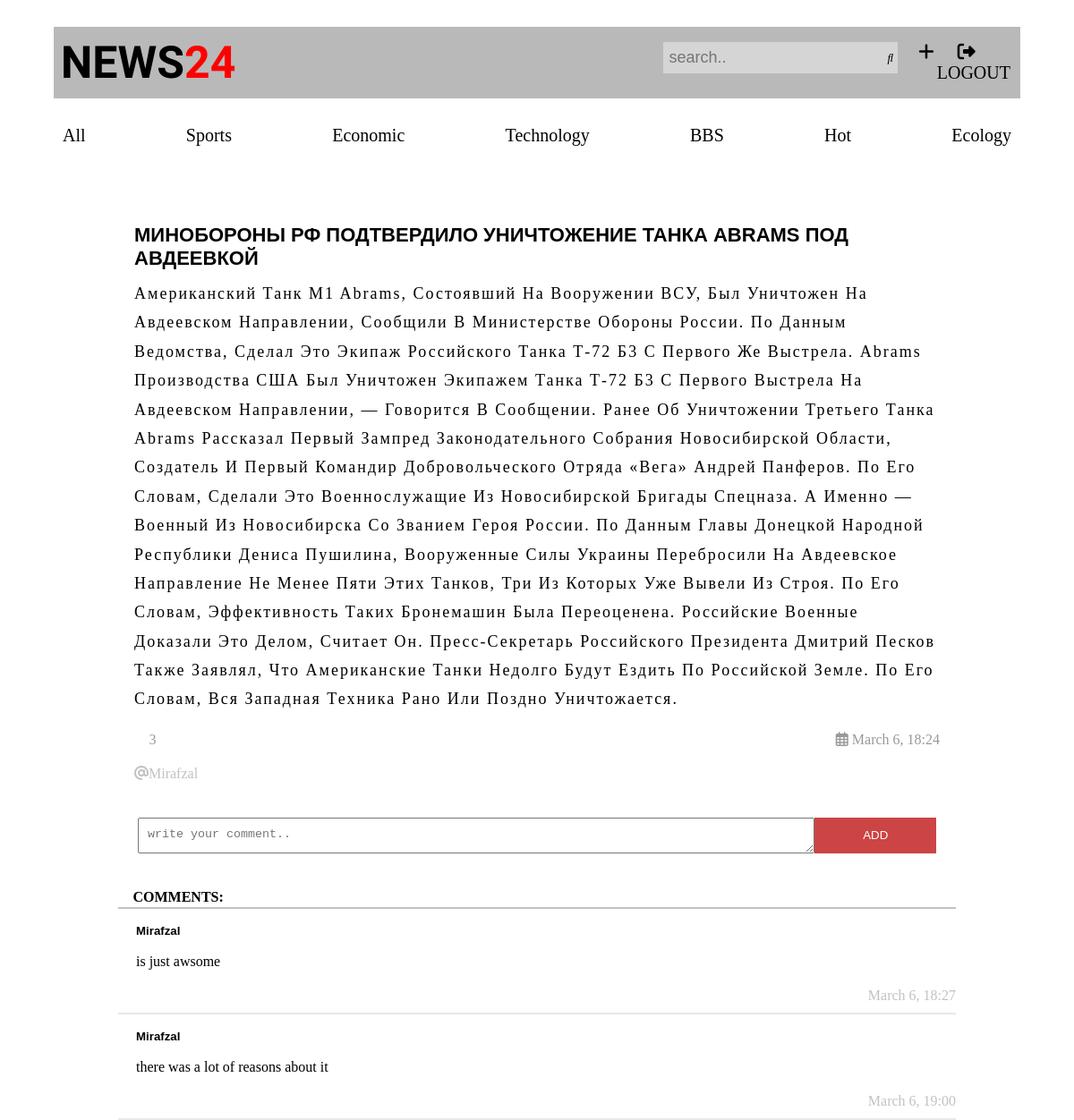
Screenshot of /7/ (signed in) with the database file from the repository.
### news/models.py (models this page shows, shortened)
class News(models.Model):
    class Status(models.TextChoices):
        DRAFT = 'DF', 'Draft',
        PUBLISHED = 'PB', 'Published'
    title = models.CharField(max_length=250)
    slug = models.SlugField(max_length=250, unique_for_date='publish')
    body = models.TextField()
    view =models.PositiveIntegerField(default=0)
    publish = models.DateTimeField(default=timezone.now)
    created_at = models.DateTimeField(auto_now_add=True)
    updated_at = models.DateTimeField(auto_now=True)
    status = models.CharField(max_length=2, choices=Status.choices, default=Status.DRAFT)
    author = models.ForeignKey(User, on_delete=models.CASCADE, related_name='new_posts')
    objects = models.Manager()
    published = PublishedManager()
    class Meta:
        ordering = ['-publish']
        indexes = [
            models.Index(fields=['-publish'])
        ]
    def increase_view(self):
        self.view += 1
        self.save()

class Comment(models.Model):
    author = models.ForeignKey(User, on_delete=models.CASCADE)
    name = models.CharField(max_length=250, blank=True)
    content = models.TextField()
    post = models.ForeignKey(News, on_delete=models.CASCADE, related_name='comments')
    created_at = models.DateTimeField(auto_now_add=True)
    class Meta:
        ordering = ['created_at']
        indexes = [
            models.Index(fields=['created_at'])
        ]

### news/views.py (the view)
# urls.py: path('<int:id>/', views.news_detail, name='news_detail'),
def news_detail(request, id):
    news = get_object_or_404(News, id=id, status=News.Status.PUBLISHED)
    viewed_news = set(request.session.get('viewed_news', []))
    if id not in viewed_news:
        news.increase_view()  # Это метод, который вы должны добавить в вашу модель News
        viewed_news.add(id)
        request.session['viewed_news'] = list(viewed_news)
    news = get_object_or_404(News, id=id, status=News.Status.PUBLISHED)
    return render(request, 'news/news_detail.html', {'news_detail': news})

### news/templates/news/news_detail.html (shortened to what this page needs)
{% extends 'base.html' %}
{% block body %}
    <div class="container">
        <div class="title-nw">
            <h4>{{ news_detail.title }}</h4>
        </div>
        <div class="news-body">
            <p>{{ news_detail.body }}</p>
        </div>
        <div class="author-dt">
            <p><i class="fa-duotone fa-eye"></i> {{ news_detail.view }}</p>
            <p><i class="fa-sharp fa-regular fa-calendar-days"></i> {{ news_detail.created_at|date:"F j, H:i" }}</p>
        </div>
        <p style="color: #9999; text-transform: capitalize; margin-top: 20px;"><i class="fa-sharp fa-solid fa-at"></i>{{ news_detail.author }}</p>
    </div>
    <div class="comments">
        {% if user.is_authenticated %}
            <div class="add-comment">
            <form class="form-comment" action="{% url 'post_comment' post_id=news_detail.id %}" method="POST">
                <textarea placeholder="write your comment.." name="content" cols="40" rows="10" required="" id="id_content"></textarea>
                <button class="bt-comment" type="submit">ADD</button>
            </form>
</div>
        <i class="fa-duotone fa-comments"></i> <b> COMMENTS:</b>
        <div class="line-cm"></div>
        {% else %}
            <h3><a style="text-decoration: none" href="{% url 'sign-up' %}">Before write a comment, you need to register</a></h3>
        {% endif %}
        {% for comment in news_detail.comments.all %}
            <div class="card-comment">
                <div class="profile">
                    <div class="name">
                        <h5 style="font-family: Arial">{{ comment.author.username }}</h5>
                    </div>
                </div>
                <div class="body">
                    <p>{{ comment.content }}</p>
                </div>
                <div class="time">
                    {{ comment.created_at|date:"F j, H:i" }}
                </div>
            </div>
        {% endfor %}
    </div>
{% endblock body %}

### news/static/css/style.css (style rules this page uses)
* { padding: 0; margin: 0; box-sizing: border-box; }
.time,.author { color: #9999; }
.container { margin:20px auto; width: 80%; height: 100%; padding:20px 30px; }
.title-nw { font-size: 22px; font-family: Arial; }
.title-nw>h4 { font-size: 22px; text-transform: uppercase; }
.news-body>p { margin-top: 10px; text-transform: capitalize; line-height: 1.8; letter-spacing: 2px; font-size: 18px; }
.author-dt { margin-top: 20px; display: flex; justify-content: space-between; color:#999; }
.line-cm { width: 100%; height: 2px; background-color: #9999; margin: 2px auto; }
.comments { height: auto; width: 78%; margin: 0 auto; }
.card-comment { border-bottom: 2px solid rgba(196, 193, 193, 0.38); }
.name { margin-left: 5px; }
.name>h5 { text-transform: capitalize; }
.profile { height: 30px; display: flex; align-items: center; margin: 10px 15px }
.body { padding: 0 20px; }
.time { margin-top: 20px; display: flex; justify-content: flex-end; margin-bottom: 10px; }
.add-comment { margin: 20px auto; width: 100%; padding: 0 22px; height: 60px; }
.form-comment { display: flex; justify-content: space-between; }
.form-comment>textarea { padding:10px; width: 100%; height: 40px; }
.bt-comment { background-color: #cc4444; color:white; border:none; transition: 0.3s; width: 18%; }

### rows the page displays
News: title "МИНОБОРОНЫ РФ ПОДТВЕРДИЛО УНИЧТОЖЕНИЕ ТАНКА ABRAMS ПОД АВДЕЕВКОЙ", body "Американский Танк M1 Abrams, Состоявший На Вооружении ВСУ, Был Уничтожен На Авдеевском Направлении, Сообщили В Министерстве Обороны России. По Данным Ведомства, Сделал Это Экипаж Российского Танка Т-72 Б3 С Первого Же Выстрела. Abrams Производства США Был Уничтожен Экипажем Танка Т-72 Б3 С Первого Выстрела На Авдеевском Направлении, — Говорится В Сообщении. Ранее Об Уничтожении Третьего Танка Abrams Рассказал Первый Зампред Законодательного Собрания Новосибирской Области, Создатель И Первый Командир Добровольческого Отряда «Вега» Андрей Панферов. По Его Словам, Сделали Это Военнослужащие Из Новосибирской Бригады Спецназа. А Именно — Военный Из Новосибирска Со Званием Героя России. По Данным…", view "3", created_at "March 6, 18:24", author "Mirafzal"
Comment: author.username "Mirafzal", content "is just awsome", created_at "March 6, 18:27"
Comment: author.username "Mirafzal", content "there was a lot of reasons about it", created_at "March 6, 19:00"
